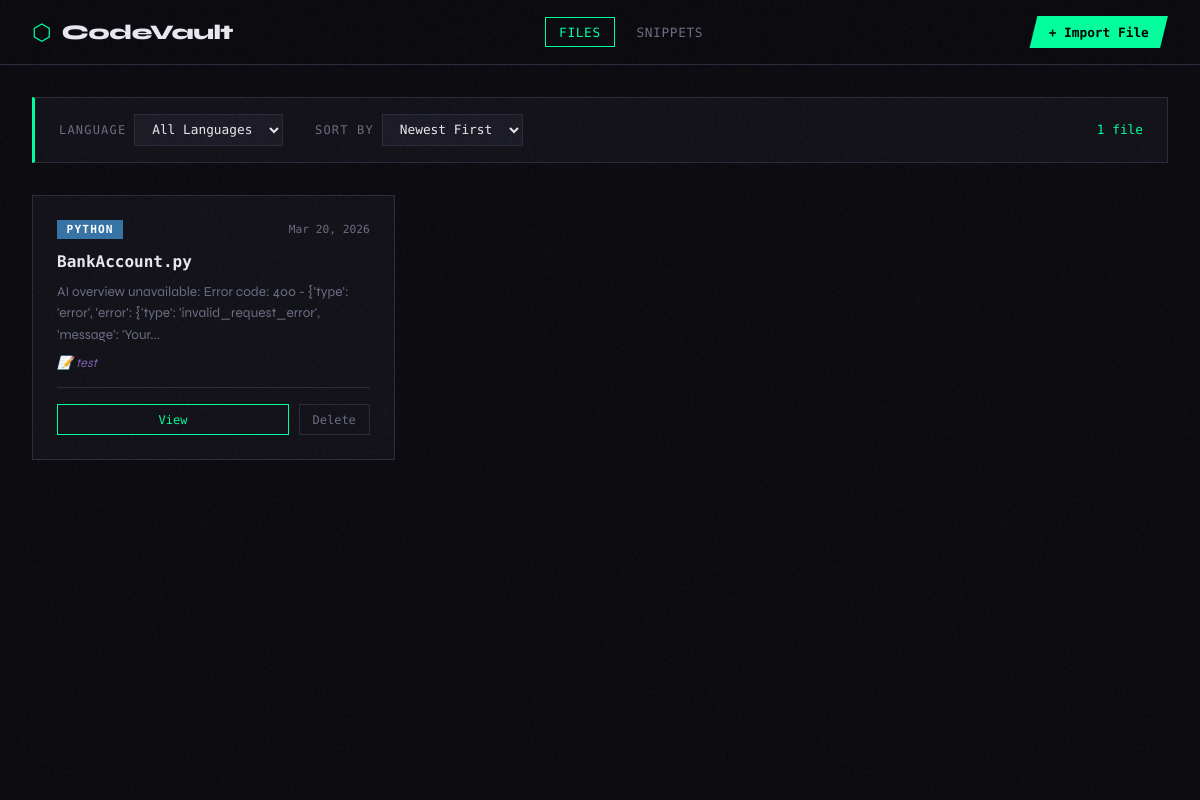
Before: / with the older database file.
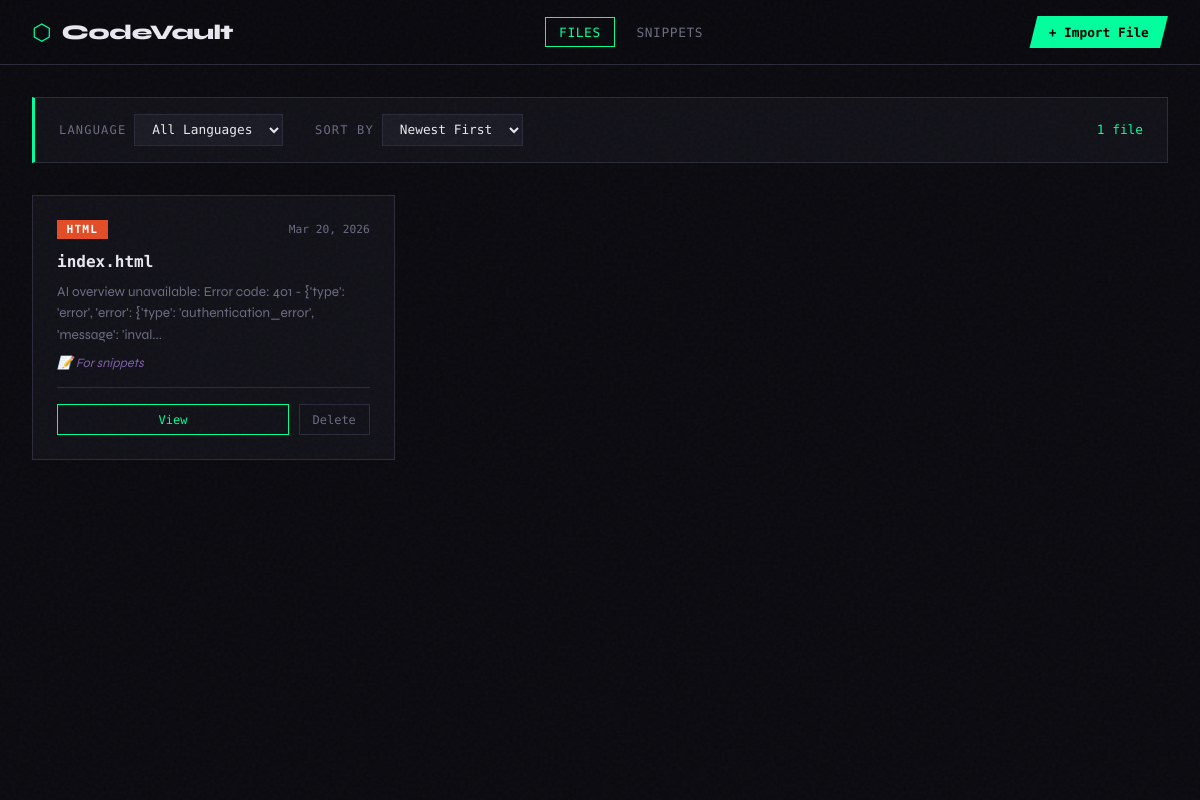
After: the same page with the newer database file.
### models.py (models this page shows)
class CodeFile(Base):
    __tablename__ = "code_files"
    id = Column(Integer, primary_key=True, index=True)
    filename = Column(String(255), nullable=False)
    language = Column(String(50), nullable=False)
    content = Column(Text, nullable=False)
    notes = Column(Text, default="")
    ai_overview = Column(Text, default="")
    date_imported = Column(DateTime, default=datetime.utcnow)

### app.py (the view)
@app.route("/")
def index():
    db = SessionLocal()
    language = request.args.get("language", "")
    sort = request.args.get("sort", "newest")
    query = db.query(models.CodeFile)
    if language:
        query = query.filter(models.CodeFile.language == language)
    if sort == "oldest":
        query = query.order_by(models.CodeFile.date_imported.asc())
    else:
        query = query.order_by(models.CodeFile.date_imported.desc())
    files = query.all()
    languages = db.query(models.CodeFile.language).distinct().all()
    languages = [l[0] for l in languages]
    db.close()
    return render_template("index.html", files=files, languages=languages, selected_language=language, sort=sort)

### templates/index.html (shortened to what this page needs)
<!DOCTYPE html>
<html lang="en">
<head>
    <link rel="stylesheet" href="{{ url_for('static', filename='css/style.css') }}">
</head>
<body>
    <div class="noise"></div>
    <header class="header">
        <div class="header-inner">
            <div class="logo">
                <span class="logo-icon">⬡</span>
                <span class="logo-text">CodeVault</span>
            </div>
            <nav class="nav-links">
                <a href="/" class="nav-link active">Files</a>
                <a href="/snippets" class="nav-link">Snippets</a>
            </nav>
            <button class="import-btn" onclick="openModal()">+ Import File</button>
        </div>
    </header>
    <main class="main">
        <section class="filters-bar">
            <form method="GET" action="/" class="filters-form">
                <div class="filter-group">
                    <label>Language</label>
                    <select name="language" onchange="this.form.submit()">
                        <option value="">All Languages</option>
                    </select>
                </div>
                <div class="filter-group">
                    <label>Sort By</label>
                    <select name="sort" onchange="this.form.submit()">
                        <option value="newest" {% if sort == 'newest' %}selected{% endif %}>Newest First</option>
                    </select>
                </div>
                <div class="file-count">{{ files|length }} file{% if files|length != 1 %}s{% endif %}</div>
            </form>
        </section>
        <section class="file-grid">
            {% if files %}
                {% for file in files %}
                <div class="file-card" style="animation-delay: {{ loop.index0 * 0.07 }}s">
                    <div class="card-top">
                        <span class="lang-badge lang-{{ file.language|lower|replace('+', 'plus')|replace('#', 'sharp') }}">{{ file.language }}</span>
                        <span class="file-date">{{ file.date_imported.strftime('%b %d, %Y') }}</span>
                    </div>
                    <h3 class="file-name">{{ file.filename }}</h3>
                    <p class="file-overview">{{ file.ai_overview[:120] }}{% if file.ai_overview|length > 120 %}...{% endif %}</p>
                    {% if file.notes %}
                    <p class="file-notes">📝 {{ file.notes[:80] }}{% if file.notes|length > 80 %}...{% endif %}</p>
                    {% endif %}
                    <div class="card-actions">
                        <a href="/file/{{ file.id }}" class="btn-view">View</a>
                        <button class="btn-delete" onclick="deleteFile({{ file.id }}, this)">Delete</button>
                    </div>
                </div>
                {% endfor %}
            {% endif %}
        </section>
    </main>
</body>
</html>

Changed rows visible on the page:
changed CodeFile: language "PYTHON" → "HTML"; filename "BankAccount.py" → "index.html"; ai_overview "AI overview unavailable: Error code: 400 - {'type': 'error', 'error': {'type': 'invalid_request_error', 'message': 'Your" → "AI overview unavailable: Error code: 401 - {'type': 'error', 'error': {'type': 'authentication_error', 'message': 'inval"; notes "test" → "For snippets"
